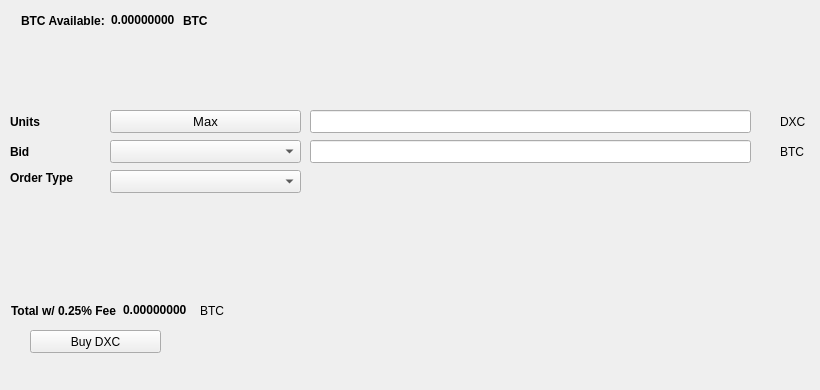
   <widget class="QWidget" name="BuyTab">
    <attribute name="title">
     <string>Buy</string>
    </attribute>
    <widget class="QPushButton" name="BuyDXC">
     <property name="geometry">
      <rect>
       <x>30</x>
       <y>330</y>
       <width>131</width>
       <height>23</height>
      </rect>
     </property>
     <property name="text">
      <string>Buy DXC</string>
     </property>
     <property name="icon">
      <iconset resource="../dixicoin.qrc">
       <normaloff>:/icons/bitcoin</normaloff>:/icons/bitcoin</iconset>
     </property>
    </widget>
    <widget class="QLabel" name="label_3">
     <property name="geometry">
      <rect>
       <x>10</x>
       <y>110</y>
       <width>46</width>
       <height>23</height>
      </rect>
     </property>
     <property name="font">
      <font>
       <weight>75</weight>
       <bold>true</bold>
      </font>
     </property>
     <property name="text">
      <string>Units</string>
     </property>
    </widget>
    <widget class="QLineEdit" name="UnitsInput">
     <property name="geometry">
      <rect>
       <x>310</x>
       <y>110</y>
       <width>441</width>
       <height>23</height>
      </rect>
     </property>
     <property name="font">
      <font>
       <pointsize>9</pointsize>
       <weight>75</weight>
       <bold>true</bold>
      </font>
     </property>
    </widget>
    <widget class="QLineEdit" name="BuyBidPriceEdit">
     <property name="geometry">
      <rect>
       <x>310</x>
       <y>140</y>
       <width>441</width>
       <height>23</height>
      </rect>
     </property>
     <property name="font">
      <font>
       <pointsize>9</pointsize>
       <weight>75</weight>
       <bold>true</bold>
      </font>
     </property>
    </widget>
    <widget class="QLabel" name="label_4">
     <property name="geometry">
      <rect>
       <x>780</x>
       <y>110</y>
       <width>31</width>
       <height>23</height>
      </rect>
     </property>
     <property name="text">
      <string>DXC</string>
     </property>
    </widget>
    <widget class="QLabel" name="label_5">
     <property name="geometry">
      <rect>
       <x>780</x>
       <y>140</y>
       <width>31</width>
       <height>23</height>
      </rect>
     </property>
     <property name="text">
      <string>BTC</string>
     </property>
    </widget>
    <widget class="QLabel" name="label_6">
     <property name="geometry">
      <rect>
       <x>10</x>
       <y>140</y>
       <width>46</width>
       <height>23</height>
      </rect>
     </property>
     <property name="font">
      <font>
       <weight>75</weight>
       <bold>true</bold>
      </font>
     </property>
     <property name="text">
      <string>Bid</string>
     </property>
    </widget>
    <widget class="QLabel" name="label_7">
     <property name="geometry">
      <rect>
       <x>10</x>
       <y>170</y>
       <width>91</width>
       <height>16</height>
      </rect>
     </property>
     <property name="font">
      <font>
       <weight>75</weight>
       <bold>true</bold>
      </font>
     </property>
     <property name="text">
      <string>Order Type</string>
     </property>
    </widget>
    <widget class="QPushButton" name="Buy_Max_Amount">
     <property name="geometry">
      <rect>
       <x>110</x>
       <y>110</y>
       <width>191</width>
       <height>23</height>
      </rect>
     </property>
     <property name="font">
      <font>
       <pointsize>10</pointsize>
      </font>
     </property>
     <property name="text">
      <string>Max</string>
     </property>
    </widget>
    <widget class="QComboBox" name="BuyBidcomboBox">
     <property name="geometry">
      <rect>
       <x>110</x>
       <y>140</y>
       <width>191</width>
       <height>23</height>
      </rect>
     </property>
     <property name="font">
      <font>
       <pointsize>10</pointsize>
      </font>
     </property>
    </widget>
    <widget class="QComboBox" name="buyOrdertypeCombo">
     <property name="geometry">
      <rect>
       <x>110</x>
       <y>170</y>
       <width>191</width>
       <height>23</height>
      </rect>
     </property>
     <property name="font">
      <font>
       <pointsize>10</pointsize>
      </font>
     </property>
    </widget>
    <widget class="QWidget" name="layoutWidget1">
     <property name="geometry">
      <rect>
       <x>21</x>
       <y>11</y>
       <width>227</width>
       <height>19</height>
      </rect>
     </property>
     <layout class="QHBoxLayout" name="horizontalLayout_3">
      <item>
       <widget class="QLabel" name="label232">
        <property name="font">
         <font>
          <weight>75</weight>
          <bold>true</bold>
         </font>
        </property>
        <property name="text">
         <string>BTC Available:</string>
        </property>
       </widget>
      </item>
      <item>
       <widget class="QLabel" name="BtcAvailableLbl">
        <property name="palette">
         <palette>
          <active>
           <colorrole role="WindowText">
            <brush brushstyle="SolidPattern">
             <color alpha="255">
              <red>0</red>
              <green>0</green>
              <blue>0</blue>
             </color>
            </brush>
           </colorrole>
           <colorrole role="Button">
            <brush brushstyle="SolidPattern">
             <color alpha="255">
              <red>0</red>
              <green>170</green>
              <blue>0</blue>
             </color>
            </brush>
           </colorrole>
           <colorrole role="Light">
            <brush brushstyle="SolidPattern">
             <color alpha="255">
              <red>0</red>
              <green>255</green>
              <blue>0</blue>
             </color>
            </brush>
           </colorrole>
           <colorrole role="Midlight">
            <brush brushstyle="SolidPattern">
             <color alpha="255">
              <red>0</red>
              <green>212</green>
              <blue>0</blue>
             </color>
            </brush>
           </colorrole>
           <colorrole role="Dark">
            <brush brushstyle="SolidPattern">
             <color alpha="255">
              <red>0</red>
              <green>85</green>
              <blue>0</blue>
             </color>
            </brush>
           </colorrole>
           <colorrole role="Mid">
            <brush brushstyle="SolidPattern">
             <color alpha="255">
              <red>0</red>
              <green>113</green>
              <blue>0</blue>
             </color>
            </brush>
           </colorrole>
           <colorrole role="Text">
            <brush brushstyle="SolidPattern">
             <color alpha="255">
              <red>0</red>
              <green>170</green>
              <blue>0</blue>
             </color>
            </brush>
           </colorrole>
           <colorrole role="BrightText">
            <brush brushstyle="SolidPattern">
             <color alpha="255">
              <red>255</red>
              <green>255</green>
              <blue>255</blue>
             </color>
            </brush>
           </colorrole>
           <colorrole role="ButtonText">
            <brush brushstyle="SolidPattern">
             <color alpha="255">
              <red>0</red>
              <green>0</green>
              <blue>0</blue>
             </color>
            </brush>
           </colorrole>
           <colorrole role="Base">
            <brush brushstyle="SolidPattern">
             <color alpha="255">
              <red>255</red>
              <green>255</green>
              <blue>255</blue>
             </color>
            </brush>
           </colorrole>
           <colorrole role="Window">
            <brush brushstyle="SolidPattern">
             <color alpha="255">
              <red>0</red>
              <green>170</green>
              <blue>0</blue>
             </color>
            </brush>
           </colorrole>
           <colorrole role="Shadow">
            <brush brushstyle="SolidPattern">
             <color alpha="255">
              <red>0</red>
              <green>0</green>
              <blue>0</blue>
             </color>
            </brush>
           </colorrole>
           <colorrole role="AlternateBase">
            <brush brushstyle="SolidPattern">
             <color alpha="255">
              <red>127</red>
              <green>212</green>
              <blue>127</blue>
             </color>
            </brush>
           </colorrole>
           <colorrole role="ToolTipBase">
            <brush brushstyle="SolidPattern">
             <color alpha="255">
              <red>255</red>
              <green>255</green>
              <blue>220</blue>
             </color>
            </brush>
           </colorrole>
           <colorrole role="ToolTipText">
            <brush brushstyle="SolidPattern">
             <color alpha="255">
              <red>0</red>
              <green>0</green>
              <blue>0</blue>
             </color>
            </brush>
           </colorrole>
          </active>
          <inactive>
           <colorrole role="WindowText">
            <brush brushstyle="SolidPattern">
             <color alpha="255">
              <red>0</red>
              <green>0</green>
              <blue>0</blue>
             </color>
            </brush>
           </colorrole>
           <colorrole role="Button">
            <brush brushstyle="SolidPattern">
             <color alpha="255">
              <red>0</red>
              <green>170</green>
              <blue>0</blue>
             </color>
            </brush>
           </colorrole>
           <colorrole role="Light">
            <brush brushstyle="SolidPattern">
             <color alpha="255">
              <red>0</red>
              <green>255</green>
              <blue>0</blue>
             </color>
            </brush>
           </colorrole>
           <colorrole role="Midlight">
            <brush brushstyle="SolidPattern">
             <color alpha="255">
              <red>0</red>
              <green>212</green>
              <blue>0</blue>
             </color>
            </brush>
           </colorrole>
           <colorrole role="Dark">
            <brush brushstyle="SolidPattern">
             <color alpha="255">
              <red>0</red>
              <green>85</green>
              <blue>0</blue>
             </color>
            </brush>
           </colorrole>
           <colorrole role="Mid">
            <brush brushstyle="SolidPattern">
             <color alpha="255">
              <red>0</red>
              <green>113</green>
              <blue>0</blue>
             </color>
            </brush>
           </colorrole>
           <colorrole role="Text">
            <brush brushstyle="SolidPattern">
             <color alpha="255">
              <red>0</red>
              <green>170</green>
              <blue>0</blue>
             </color>
            </brush>
           </colorrole>
           <colorrole role="BrightText">
            <brush brushstyle="SolidPattern">
             <color alpha="255">
              <red>255</red>
              <green>255</green>
              <blue>255</blue>
             </color>
            </brush>
           </colorrole>
           <colorrole role="ButtonText">
            <brush brushstyle="SolidPattern">
             <color alpha="255">
              <red>0</red>
              <green>0</green>
              <blue>0</blue>
             </color>
            </brush>
           </colorrole>
           <colorrole role="Base">
            <brush brushstyle="SolidPattern">
             <color alpha="255">
              <red>255</red>
              <green>255</green>
              <blue>255</blue>
             </color>
            </brush>
           </colorrole>
           <colorrole role="Window">
            <brush brushstyle="SolidPattern">
             <color alpha="255">
              <red>0</red>
              <green>170</green>
              <blue>0</blue>
             </color>
            </brush>
           </colorrole>
           <colorrole role="Shadow">
            <brush brushstyle="SolidPattern">
             <color alpha="255">
              <red>0</red>
              <green>0</green>
              <blue>0</blue>
             </color>
            </brush>
           </colorrole>
           <colorrole role="AlternateBase">
            <brush brushstyle="SolidPattern">
             <color alpha="255">
              <red>127</red>
              <green>212</green>
              <blue>127</blue>
             </color>
            </brush>
           </colorrole>
           <colorrole role="ToolTipBase">
            <brush brushstyle="SolidPattern">
             <color alpha="255">
              <red>255</red>
              <green>255</green>
              <blue>220</blue>
             </color>
            </brush>
           </colorrole>
           <colorrole role="ToolTipText">
            <brush brushstyle="SolidPattern">
             <color alpha="255">
              <red>0</red>
              <green>0</green>
              <blue>0</blue>
             </color>
            </brush>
           </colorrole>
          </inactive>
          <disabled>
           <colorrole role="WindowText">
            <brush brushstyle="SolidPattern">
             <color alpha="255">
              <red>0</red>
              <green>85</green>
              <blue>0</blue>
             </color>
            </brush>
           </colorrole>
           <colorrole role="Button">
            <brush brushstyle="SolidPattern">
             <color alpha="255">
              <red>0</red>
              <green>170</green>
              <blue>0</blue>
             </color>
            </brush>
           </colorrole>
           <colorrole role="Light">
            <brush brushstyle="SolidPattern">
             <color alpha="255">
              <red>0</red>
              <green>255</green>
              <blue>0</blue>
             </color>
            </brush>
           </colorrole>
           <colorrole role="Midlight">
            <brush brushstyle="SolidPattern">
             <color alpha="255">
              <red>0</red>
              <green>212</green>
              <blue>0</blue>
             </color>
            </brush>
           </colorrole>
           <colorrole role="Dark">
            <brush brushstyle="SolidPattern">
             <color alpha="255">
              <red>0</red>
              <green>85</green>
              <blue>0</blue>
             </color>
            </brush>
           </colorrole>
           <colorrole role="Mid">
            <brush brushstyle="SolidPattern">
             <color alpha="255">
              <red>0</red>
              <green>113</green>
              <blue>0</blue>
             </color>
            </brush>
           </colorrole>
           <colorrole role="Text">
            <brush brushstyle="SolidPattern">
             <color alpha="255">
              <red>0</red>
              <green>85</green>
              <blue>0</blue>
             </color>
            </brush>
           </colorrole>
           <colorrole role="BrightText">
            <brush brushstyle="SolidPattern">
             <color alpha="255">
              <red>255</red>
              <green>255</green>
              <blue>255</blue>
             </color>
            </brush>
           </colorrole>
           <colorrole role="ButtonText">
            <brush brushstyle="SolidPattern">
             <color alpha="255">
              <red>0</red>
              <green>85</green>
              <blue>0</blue>
             </color>
            </brush>
           </colorrole>
           <colorrole role="Base">
            <brush brushstyle="SolidPattern">
             <color alpha="255">
              <red>0</red>
              <green>170</green>
              <blue>0</blue>
             </color>
            </brush>
           </colorrole>
           <colorrole role="Window">
            <brush brushstyle="SolidPattern">
             <color alpha="255">
              <red>0</red>
              <green>170</green>
              <blue>0</blue>
             </color>
            </brush>
           </colorrole>
           <colorrole role="Shadow">
            <brush brushstyle="SolidPattern">
             <color alpha="255">
              <red>0</red>
              <green>0</green>
              <blue>0</blue>
             </color>
            </brush>
           </colorrole>
           <colorrole role="AlternateBase">
            <brush brushstyle="SolidPattern">
             <color alpha="255">
              <red>0</red>
              <green>170</green>
              <blue>0</blue>
             </color>
            </brush>
           </colorrole>
           <colorrole role="ToolTipBase">
            <brush brushstyle="SolidPattern">
             <color alpha="255">
              <red>255</red>
              <green>255</green>
              <blue>220</blue>
             </color>
            </brush>
           </colorrole>
           <colorrole role="ToolTipText">
            <brush brushstyle="SolidPattern">
             <color alpha="255">
              <red>0</red>
              <green>0</green>
              <blue>0</blue>
             </color>
            </brush>
           </colorrole>
          </disabled>
         </palette>
        </property>
        <property name="font">
         <font>
          <weight>75</weight>
          <bold>true</bold>
         </font>
        </property>
        <property name="text">
         <string>0.00000000</string>
        </property>
        <property name="textInteractionFlags">
         <set>Qt::LinksAccessibleByMouse|Qt::TextSelectableByKeyboard|Qt::TextSelectableByMouse</set>
        </property>
       </widget>
      </item>
      <item>
       <widget class="QLabel" name="BtcAvailableLbl_2">
        <property name="font">
         <font>
          <weight>75</weight>
          <bold>true</bold>
         </font>
        </property>
        <property name="text">
         <string>BTC</string>
        </property>
       </widget>
      </item>
     </layout>
    </widget>
    <widget class="QWidget" name="layoutWidge2">
     <property name="geometry">
      <rect>
       <x>11</x>
       <y>301</y>
       <width>259</width>
       <height>19</height>
      </rect>
     </property>
     <layout class="QHBoxLayout" name="horizontalLayout_4">
      <item>
       <widget class="QLabel" name="label_9">
        <property name="font">
         <font>
          <weight>75</weight>
          <bold>true</bold>
         </font>
        </property>
        <property name="text">
         <string>Total w/ 0.25% Fee</string>
        </property>
       </widget>
      </item>
      <item>
       <widget class="QLabel" name="BuyCostLabel">
        <property name="palette">
         <palette>
          <active>
           <colorrole role="WindowText">
            <brush brushstyle="SolidPattern">
             <color alpha="255">
              <red>0</red>
              <green>0</green>
              <blue>0</blue>
             </color>
            </brush>
           </colorrole>
           <colorrole role="Button">
            <brush brushstyle="SolidPattern">
             <color alpha="255">
              <red>0</red>
              <green>170</green>
              <blue>0</blue>
             </color>
            </brush>
           </colorrole>
           <colorrole role="Light">
            <brush brushstyle="SolidPattern">
             <color alpha="255">
              <red>0</red>
              <green>255</green>
              <blue>0</blue>
             </color>
            </brush>
           </colorrole>
           <colorrole role="Midlight">
            <brush brushstyle="SolidPattern">
             <color alpha="255">
              <red>0</red>
              <green>212</green>
              <blue>0</blue>
             </color>
            </brush>
           </colorrole>
           <colorrole role="Dark">
            <brush brushstyle="SolidPattern">
             <color alpha="255">
              <red>0</red>
              <green>85</green>
              <blue>0</blue>
             </color>
            </brush>
           </colorrole>
           <colorrole role="Mid">
            <brush brushstyle="SolidPattern">
             <color alpha="255">
              <red>0</red>
              <green>113</green>
              <blue>0</blue>
             </color>
            </brush>
           </colorrole>
           <colorrole role="Text">
            <brush brushstyle="SolidPattern">
             <color alpha="255">
              <red>0</red>
              <green>170</green>
              <blue>0</blue>
             </color>
            </brush>
           </colorrole>
           <colorrole role="BrightText">
            <brush brushstyle="SolidPattern">
             <color alpha="255">
              <red>255</red>
              <green>255</green>
              <blue>255</blue>
             </color>
            </brush>
           </colorrole>
           <colorrole role="ButtonText">
            <brush brushstyle="SolidPattern">
             <color alpha="255">
              <red>0</red>
              <green>0</green>
              <blue>0</blue>
             </color>
            </brush>
           </colorrole>
           <colorrole role="Base">
            <brush brushstyle="SolidPattern">
             <color alpha="255">
              <red>255</red>
              <green>255</green>
              <blue>255</blue>
             </color>
            </brush>
           </colorrole>
           <colorrole role="Window">
            <brush brushstyle="SolidPattern">
             <color alpha="255">
              <red>0</red>
              <green>170</green>
              <blue>0</blue>
             </color>
            </brush>
           </colorrole>
           <colorrole role="Shadow">
            <brush brushstyle="SolidPattern">
             <color alpha="255">
              <red>0</red>
              <green>0</green>
              <blue>0</blue>
             </color>
            </brush>
           </colorrole>
           <colorrole role="AlternateBase">
            <brush brushstyle="SolidPattern">
             <color alpha="255">
              <red>127</red>
              <green>212</green>
              <blue>127</blue>
             </color>
            </brush>
           </colorrole>
           <colorrole role="ToolTipBase">
            <brush brushstyle="SolidPattern">
             <color alpha="255">
              <red>255</red>
              <green>255</green>
              <blue>220</blue>
             </color>
            </brush>
           </colorrole>
           <colorrole role="ToolTipText">
            <brush brushstyle="SolidPattern">
             <color alpha="255">
              <red>0</red>
              <green>0</green>
              <blue>0</blue>
             </color>
            </brush>
           </colorrole>
          </active>
          <inactive>
           <colorrole role="WindowText">
            <brush brushstyle="SolidPattern">
             <color alpha="255">
              <red>0</red>
              <green>0</green>
              <blue>0</blue>
             </color>
            </brush>
           </colorrole>
           <colorrole role="Button">
            <brush brushstyle="SolidPattern">
             <color alpha="255">
              <red>0</red>
              <green>170</green>
              <blue>0</blue>
             </color>
            </brush>
           </colorrole>
           <colorrole role="Light">
            <brush brushstyle="SolidPattern">
             <color alpha="255">
              <red>0</red>
              <green>255</green>
              <blue>0</blue>
             </color>
            </brush>
           </colorrole>
           <colorrole role="Midlight">
            <brush brushstyle="SolidPattern">
             <color alpha="255">
              <red>0</red>
              <green>212</green>
              <blue>0</blue>
             </color>
            </brush>
           </colorrole>
           <colorrole role="Dark">
            <brush brushstyle="SolidPattern">
             <color alpha="255">
              <red>0</red>
              <green>85</green>
              <blue>0</blue>
             </color>
            </brush>
           </colorrole>
           <colorrole role="Mid">
            <brush brushstyle="SolidPattern">
             <color alpha="255">
              <red>0</red>
              <green>113</green>
              <blue>0</blue>
             </color>
            </brush>
           </colorrole>
           <colorrole role="Text">
            <brush brushstyle="SolidPattern">
             <color alpha="255">
              <red>0</red>
              <green>170</green>
              <blue>0</blue>
             </color>
            </brush>
           </colorrole>
           <colorrole role="BrightText">
            <brush brushstyle="SolidPattern">
             <color alpha="255">
              <red>255</red>
              <green>255</green>
              <blue>255</blue>
             </color>
            </brush>
           </colorrole>
           <colorrole role="ButtonText">
            <brush brushstyle="SolidPattern">
             <color alpha="255">
              <red>0</red>
              <green>0</green>
              <blue>0</blue>
             </color>
            </brush>
           </colorrole>
           <colorrole role="Base">
            <brush brushstyle="SolidPattern">
             <color alpha="255">
              <red>255</red>
              <green>255</green>
              <blue>255</blue>
             </color>
            </brush>
           </colorrole>
           <colorrole role="Window">
            <brush brushstyle="SolidPattern">
             <color alpha="255">
              <red>0</red>
              <green>170</green>
              <blue>0</blue>
             </color>
            </brush>
           </colorrole>
           <colorrole role="Shadow">
            <brush brushstyle="SolidPattern">
             <color alpha="255">
              <red>0</red>
              <green>0</green>
              <blue>0</blue>
             </color>
            </brush>
           </colorrole>
           <colorrole role="AlternateBase">
            <brush brushstyle="SolidPattern">
             <color alpha="255">
              <red>127</red>
              <green>212</green>
              <blue>127</blue>
             </color>
            </brush>
           </colorrole>
           <colorrole role="ToolTipBase">
            <brush brushstyle="SolidPattern">
             <color alpha="255">
              <red>255</red>
              <green>255</green>
              <blue>220</blue>
             </color>
            </brush>
           </colorrole>
           <colorrole role="ToolTipText">
            <brush brushstyle="SolidPattern">
             <color alpha="255">
              <red>0</red>
              <green>0</green>
              <blue>0</blue>
             </color>
            </brush>
           </colorrole>
          </inactive>
          <disabled>
           <colorrole role="WindowText">
            <brush brushstyle="SolidPattern">
             <color alpha="255">
              <red>0</red>
              <green>85</green>
              <blue>0</blue>
             </color>
            </brush>
           </colorrole>
           <colorrole role="Button">
            <brush brushstyle="SolidPattern">
             <color alpha="255">
              <red>0</red>
              <green>170</green>
              <blue>0</blue>
             </color>
            </brush>
           </colorrole>
           <colorrole role="Light">
            <brush brushstyle="SolidPattern">
             <color alpha="255">
              <red>0</red>
              <green>255</green>
              <blue>0</blue>
             </color>
            </brush>
           </colorrole>
           <colorrole role="Midlight">
            <brush brushstyle="SolidPattern">
             <color alpha="255">
              <red>0</red>
              <green>212</green>
              <blue>0</blue>
             </color>
            </brush>
           </colorrole>
           <colorrole role="Dark">
            <brush brushstyle="SolidPattern">
             <color alpha="255">
              <red>0</red>
              <green>85</green>
              <blue>0</blue>
             </color>
            </brush>
           </colorrole>
           <colorrole role="Mid">
            <brush brushstyle="SolidPattern">
             <color alpha="255">
              <red>0</red>
              <green>113</green>
              <blue>0</blue>
             </color>
            </brush>
           </colorrole>
           <colorrole role="Text">
            <brush brushstyle="SolidPattern">
             <color alpha="255">
              <red>0</red>
              <green>85</green>
              <blue>0</blue>
             </color>
            </brush>
           </colorrole>
           <colorrole role="BrightText">
            <brush brushstyle="SolidPattern">
             <color alpha="255">
              <red>255</red>
              <green>255</green>
              <blue>255</blue>
             </color>
            </brush>
           </colorrole>
           <colorrole role="ButtonText">
            <brush brushstyle="SolidPattern">
             <color alpha="255">
              <red>0</red>
              <green>85</green>
              <blue>0</blue>
             </color>
            </brush>
           </colorrole>
           <colorrole role="Base">
            <brush brushstyle="SolidPattern">
             <color alpha="255">
              <red>0</red>
              <green>170</green>
              <blue>0</blue>
             </color>
            </brush>
           </colorrole>
           <colorrole role="Window">
            <brush brushstyle="SolidPattern">
             <color alpha="255">
              <red>0</red>
              <green>170</green>
              <blue>0</blue>
             </color>
            </brush>
           </colorrole>
           <colorrole role="Shadow">
            <brush brushstyle="SolidPattern">
             <color alpha="255">
              <red>0</red>
              <green>0</green>
              <blue>0</blue>
             </color>
            </brush>
           </colorrole>
           <colorrole role="AlternateBase">
            <brush brushstyle="SolidPattern">
             <color alpha="255">
              <red>0</red>
              <green>170</green>
              <blue>0</blue>
             </color>
            </brush>
           </colorrole>
           <colorrole role="ToolTipBase">
            <brush brushstyle="SolidPattern">
             <color alpha="255">
              <red>255</red>
              <green>255</green>
              <blue>220</blue>
             </color>
            </brush>
           </colorrole>
           <colorrole role="ToolTipText">
            <brush brushstyle="SolidPattern">
             <color alpha="255">
              <red>0</red>
              <green>0</green>
              <blue>0</blue>
             </color>
            </brush>
           </colorrole>
          </disabled>
         </palette>
        </property>
        <property name="font">
         <font>
          <weight>75</weight>
          <bold>true</bold>
         </font>
        </property>
        <property name="autoFillBackground">
         <bool>false</bool>
        </property>
        <property name="text">
         <string>0.00000000</string>
        </property>
        <property name="textInteractionFlags">
         <set>Qt::LinksAccessibleByMouse|Qt::TextSelectableByMouse</set>
        </property>
       </widget>
      </item>
      <item>
       <widget class="QLabel" name="label_10">
        <property name="font">
         <font>
          <weight>50</weight>
          <bold>false</bold>
         </font>
        </property>
        <property name="text">
         <string>BTC</string>
        </property>
       </widget>
      </item>
     </layout>
    </widget>
    <widget class="QLabel" name="label_24">
     <property name="geometry">
      <rect>
       <x>460</x>
       <y>300</y>
       <width>281</width>
       <height>81</height>
      </rect>
     </property>
     <property name="text">
      <string/>
     </property>
     <property name="pixmap">
      <pixmap>:/images/bittrex</pixmap>
     </property>
    </widget>
   </widget>
